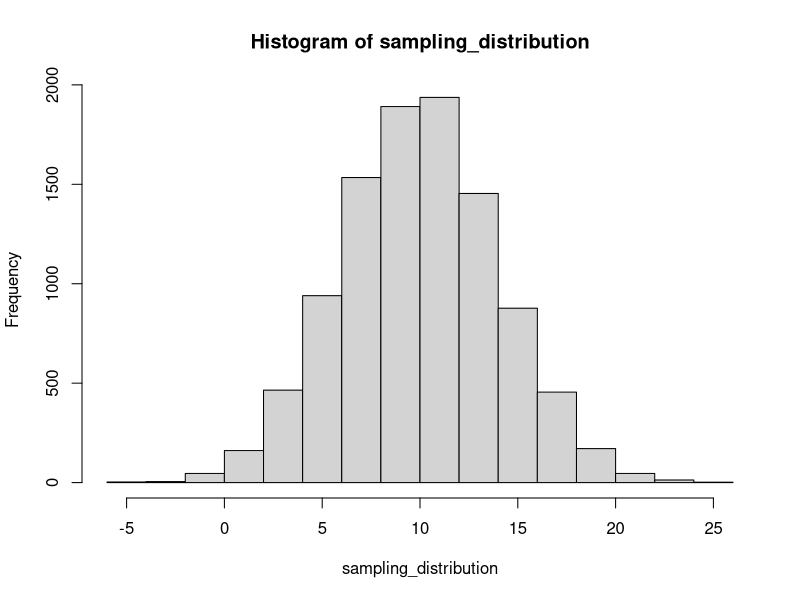

The R source for this figure:
## ---- chunk 1
knitr::opts_chunk$set(echo = TRUE)
## ---- chunk 2
pnorm(2.5, mean=0, sd=1, lower.tail = FALSE)

my_sample <- rnorm(1000000, mean=0, sd=1)

selection <- my_sample[my_sample > 2.5]
length(selection)/1000000

## ---- chunk 3

pnorm(q=130, mean = 100, sd=10, lower.tail = FALSE)

10000*pnorm(q=130, mean = 100, sd=10, lower.tail = FALSE)

# a simulation

some_observations <- rnorm(10000,mean = 100, sd=10)
length(some_observations[some_observations > 130])/10000

## ---- chunk 4

sampling_distribution <- replicate(10000,mean(rnorm(25, mean=10, sd=20)))
hist(sampling_distribution)

length(sampling_distribution[sampling_distribution > 12])/10000

## ---- chunk 5

